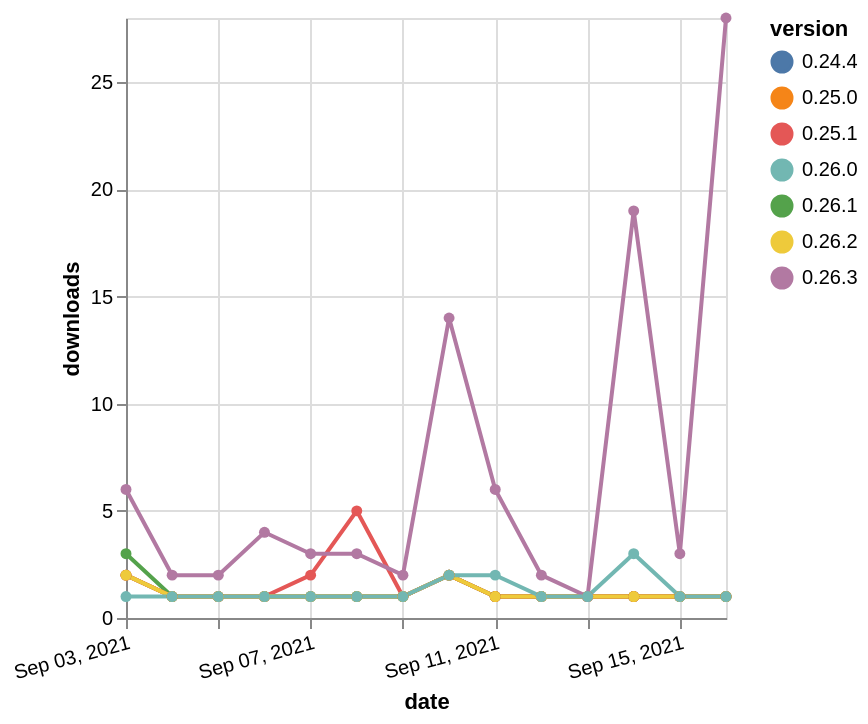

Describe this chart as a Vega-Lite specification.
### Vega-Lite specification from a JSON file in a GitHub repository (floating-point values rounded to 4 significant figures)
{"$schema": "https://vega.github.io/schema/vega-lite/v5.json", "description": "A simple bar chart with embedded data.", "data": {"values": [{"date": "2021-09-03", "total": 133, "delta": 3, "version": "0.26.1"}, {"date": "2021-09-04", "total": 134, "delta": 1, "version": "0.26.1"}, {"date": "2021-09-05", "total": 135, "delta": 1, "version": "0.26.1"}, {"date": "2021-09-06", "total": 136, "delta": 1, "version": "0.26.1"}, {"date": "2021-09-07", "total": 137, "delta": 1, "version": "0.26.1"}, {"date": "2021-09-08", "total": 138, "delta": 1, "version": "0.26.1"}, {"date": "2021-09-09", "total": 139, "delta": 1, "version": "0.26.1"}, {"date": "2021-09-10", "total": 141, "delta": 2, "version": "0.26.1"}, {"date": "2021-09-11", "total": 142, "delta": 1, "version": "0.26.1"}, {"date": "2021-09-12", "total": 143, "delta": 1, "version": "0.26.1"}, {"date": "2021-09-13", "total": 144, "delta": 1, "version": "0.26.1"}, {"date": "2021-09-14", "total": 145, "delta": 1, "version": "0.26.1"}, {"date": "2021-09-15", "total": 146, "delta": 1, "version": "0.26.1"}, {"date": "2021-09-16", "total": 147, "delta": 1, "version": "0.26.1"}, {"date": "2021-09-03", "total": 200, "delta": 2, "version": "0.24.4"}, {"date": "2021-09-04", "total": 201, "delta": 1, "version": "0.24.4"}, {"date": "2021-09-05", "total": 202, "delta": 1, "version": "0.24.4"}, {"date": "2021-09-06", "total": 203, "delta": 1, "version": "0.24.4"}, {"date": "2021-09-07", "total": 204, "delta": 1, "version": "0.24.4"}, {"date": "2021-09-08", "total": 205, "delta": 1, "version": "0.24.4"}, {"date": "2021-09-09", "total": 206, "delta": 1, "version": "0.24.4"}, {"date": "2021-09-10", "total": 208, "delta": 2, "version": "0.24.4"}, {"date": "2021-09-11", "total": 209, "delta": 1, "version": "0.24.4"}, {"date": "2021-09-12", "total": 210, "delta": 1, "version": "0.24.4"}, {"date": "2021-09-13", "total": 211, "delta": 1, "version": "0.24.4"}, {"date": "2021-09-14", "total": 212, "delta": 1, "version": "0.24.4"}, {"date": "2021-09-15", "total": 213, "delta": 1, "version": "0.24.4"}, {"date": "2021-09-16", "total": 214, "delta": 1, "version": "0.24.4"}, {"date": "2021-09-03", "total": 282, "delta": 2, "version": "0.25.1"}, {"date": "2021-09-04", "total": 283, "delta": 1, "version": "0.25.1"}, {"date": "2021-09-05", "total": 284, "delta": 1, "version": "0.25.1"}, {"date": "2021-09-06", "total": 285, "delta": 1, "version": "0.25.1"}, {"date": "2021-09-07", "total": 287, "delta": 2, "version": "0.25.1"}, {"date": "2021-09-08", "total": 292, "delta": 5, "version": "0.25.1"}, {"date": "2021-09-09", "total": 293, "delta": 1, "version": "0.25.1"}, {"date": "2021-09-10", "total": 295, "delta": 2, "version": "0.25.1"}, {"date": "2021-09-11", "total": 296, "delta": 1, "version": "0.25.1"}, {"date": "2021-09-12", "total": 297, "delta": 1, "version": "0.25.1"}, {"date": "2021-09-13", "total": 298, "delta": 1, "version": "0.25.1"}, {"date": "2021-09-14", "total": 299, "delta": 1, "version": "0.25.1"}, {"date": "2021-09-15", "total": 300, "delta": 1, "version": "0.25.1"}, {"date": "2021-09-16", "total": 301, "delta": 1, "version": "0.25.1"}, {"date": "2021-09-03", "total": 192, "delta": 2, "version": "0.25.0"}, {"date": "2021-09-04", "total": 193, "delta": 1, "version": "0.25.0"}, {"date": "2021-09-05", "total": 194, "delta": 1, "version": "0.25.0"}, {"date": "2021-09-06", "total": 195, "delta": 1, "version": "0.25.0"}, {"date": "2021-09-07", "total": 196, "delta": 1, "version": "0.25.0"}, {"date": "2021-09-08", "total": 197, "delta": 1, "version": "0.25.0"}, {"date": "2021-09-09", "total": 198, "delta": 1, "version": "0.25.0"}, {"date": "2021-09-10", "total": 200, "delta": 2, "version": "0.25.0"}, {"date": "2021-09-11", "total": 201, "delta": 1, "version": "0.25.0"}, {"date": "2021-09-12", "total": 202, "delta": 1, "version": "0.25.0"}, {"date": "2021-09-13", "total": 203, "delta": 1, "version": "0.25.0"}, {"date": "2021-09-14", "total": 204, "delta": 1, "version": "0.25.0"}, {"date": "2021-09-15", "total": 205, "delta": 1, "version": "0.25.0"}, {"date": "2021-09-16", "total": 206, "delta": 1, "version": "0.25.0"}, {"date": "2021-09-03", "total": 132, "delta": 2, "version": "0.26.2"}, {"date": "2021-09-04", "total": 133, "delta": 1, "version": "0.26.2"}, {"date": "2021-09-05", "total": 134, "delta": 1, "version": "0.26.2"}, {"date": "2021-09-06", "total": 135, "delta": 1, "version": "0.26.2"}, {"date": "2021-09-07", "total": 136, "delta": 1, "version": "0.26.2"}, {"date": "2021-09-08", "total": 137, "delta": 1, "version": "0.26.2"}, {"date": "2021-09-09", "total": 138, "delta": 1, "version": "0.26.2"}, {"date": "2021-09-10", "total": 140, "delta": 2, "version": "0.26.2"}, {"date": "2021-09-11", "total": 141, "delta": 1, "version": "0.26.2"}, {"date": "2021-09-12", "total": 142, "delta": 1, "version": "0.26.2"}, {"date": "2021-09-13", "total": 143, "delta": 1, "version": "0.26.2"}, {"date": "2021-09-14", "total": 144, "delta": 1, "version": "0.26.2"}, {"date": "2021-09-15", "total": 145, "delta": 1, "version": "0.26.2"}, {"date": "2021-09-16", "total": 146, "delta": 1, "version": "0.26.2"}, {"date": "2021-09-03", "total": 196, "delta": 6, "version": "0.26.3"}, {"date": "2021-09-04", "total": 198, "delta": 2, "version": "0.26.3"}, {"date": "2021-09-05", "total": 200, "delta": 2, "version": "0.26.3"}, {"date": "2021-09-06", "total": 204, "delta": 4, "version": "0.26.3"}, {"date": "2021-09-07", "total": 207, "delta": 3, "version": "0.26.3"}, {"date": "2021-09-08", "total": 210, "delta": 3, "version": "0.26.3"}, {"date": "2021-09-09", "total": 212, "delta": 2, "version": "0.26.3"}, {"date": "2021-09-10", "total": 226, "delta": 14, "version": "0.26.3"}, {"date": "2021-09-11", "total": 232, "delta": 6, "version": "0.26.3"}, {"date": "2021-09-12", "total": 234, "delta": 2, "version": "0.26.3"}, {"date": "2021-09-13", "total": 235, "delta": 1, "version": "0.26.3"}, {"date": "2021-09-14", "total": 254, "delta": 19, "version": "0.26.3"}, {"date": "2021-09-15", "total": 257, "delta": 3, "version": "0.26.3"}, {"date": "2021-09-16", "total": 285, "delta": 28, "version": "0.26.3"}, {"date": "2021-09-03", "total": 212, "delta": 1, "version": "0.26.0"}, {"date": "2021-09-04", "total": 213, "delta": 1, "version": "0.26.0"}, {"date": "2021-09-05", "total": 214, "delta": 1, "version": "0.26.0"}, {"date": "2021-09-06", "total": 215, "delta": 1, "version": "0.26.0"}, {"date": "2021-09-07", "total": 216, "delta": 1, "version": "0.26.0"}, {"date": "2021-09-08", "total": 217, "delta": 1, "version": "0.26.0"}, {"date": "2021-09-09", "total": 218, "delta": 1, "version": "0.26.0"}, {"date": "2021-09-10", "total": 220, "delta": 2, "version": "0.26.0"}, {"date": "2021-09-11", "total": 222, "delta": 2, "version": "0.26.0"}, {"date": "2021-09-12", "total": 223, "delta": 1, "version": "0.26.0"}, {"date": "2021-09-13", "total": 224, "delta": 1, "version": "0.26.0"}, {"date": "2021-09-14", "total": 227, "delta": 3, "version": "0.26.0"}, {"date": "2021-09-15", "total": 228, "delta": 1, "version": "0.26.0"}, {"date": "2021-09-16", "total": 229, "delta": 1, "version": "0.26.0"}]}, "width": "container", "mark": {"type": "line", "point": {"filled": true}}, "encoding": {"x": {"field": "date", "type": "temporal", "timeUnit": "yearmonthdate", "title": "date", "axis": {"labelAngle": -15}}, "y": {"field": "delta", "type": "quantitative", "title": "downloads"}, "color": {"field": "version", "type": "nominal"}, "tooltip": {"field": "delta"}}}
